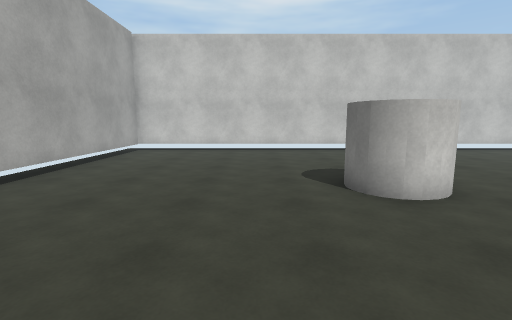
view 1 (above)

18 first-person views from a walk through a scene from a Unity 3-D project. The camera is 1.5 m above the floor, tilts 8° down and sees 85° across. The floor is counted in squares, 1 m on a side. Each view is taken from the middle of a square. On the plan, view 1 faces up. The plan holds only what a view shows up to about 14 squares ahead; the rest is blank. The player character is not drawn. Surface patterns are stand-ins for the level's own textures.

view 2
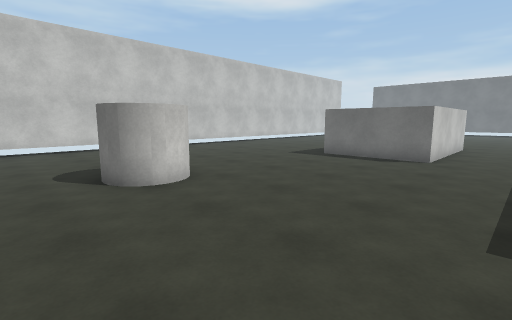

view 3
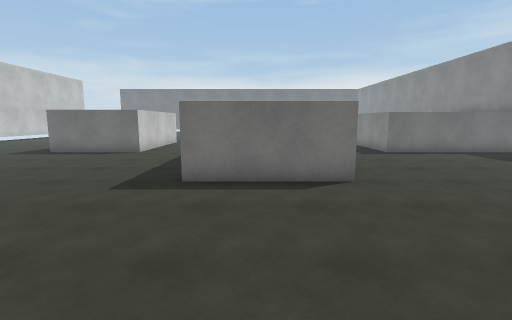

view 4
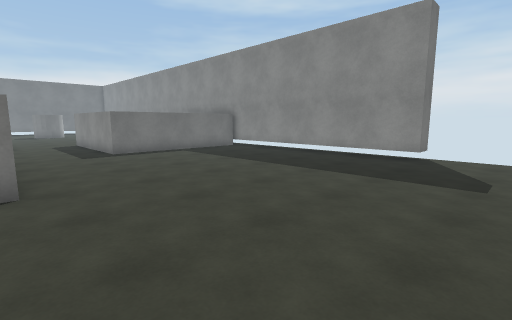

view 5
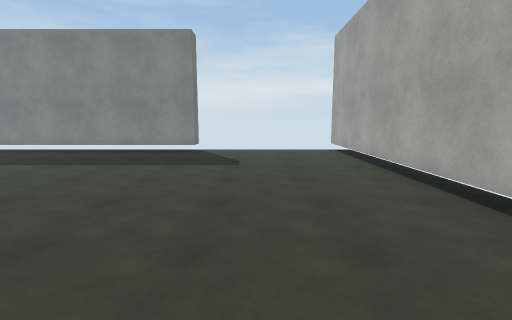

view 6
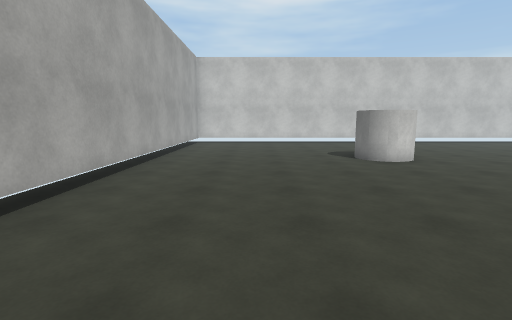

view 7
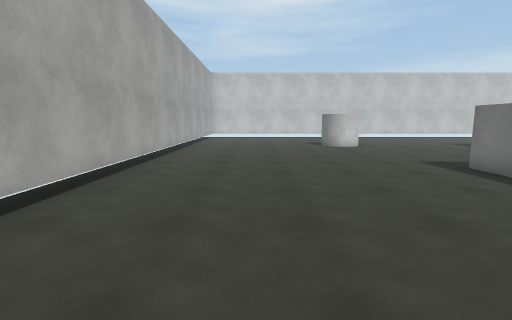

view 8
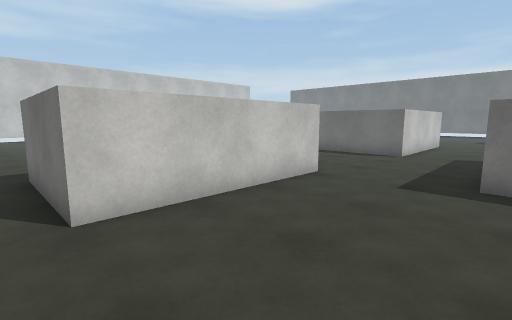

view 9
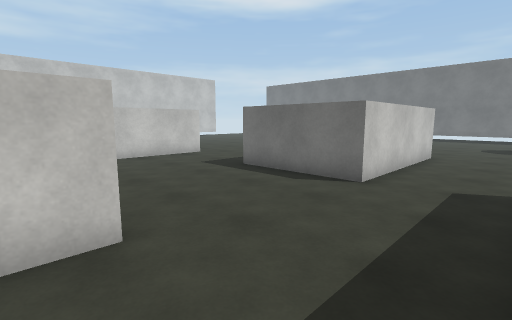

view 10
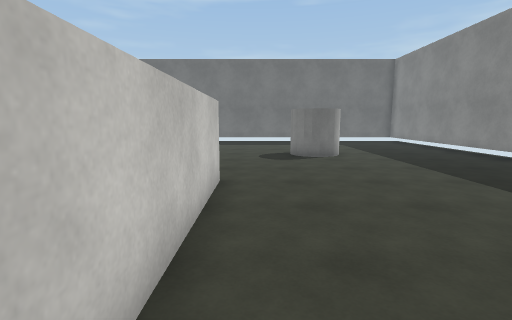

view 11
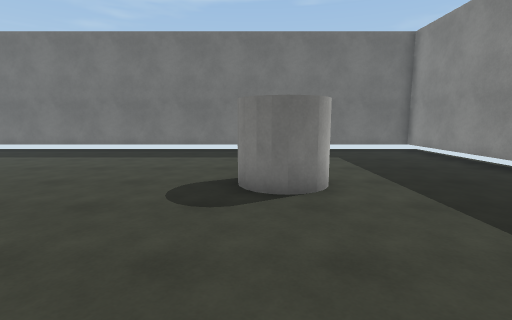

view 12
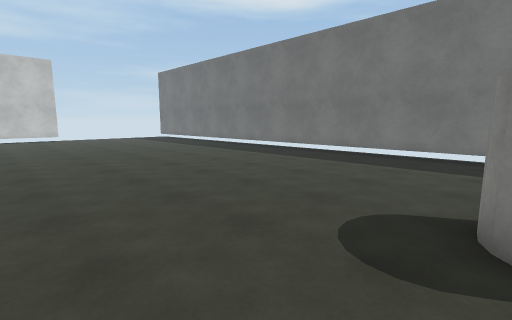

view 13
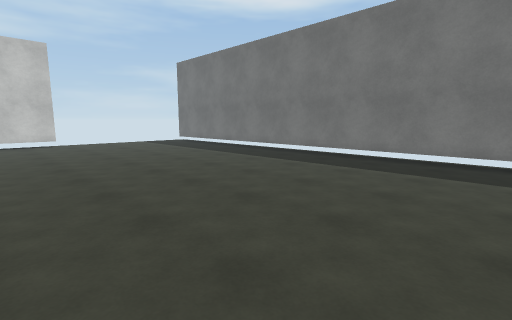

view 14
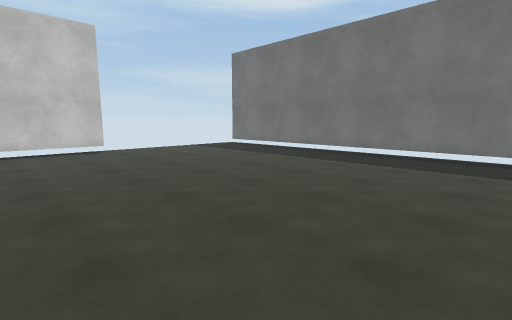

view 15
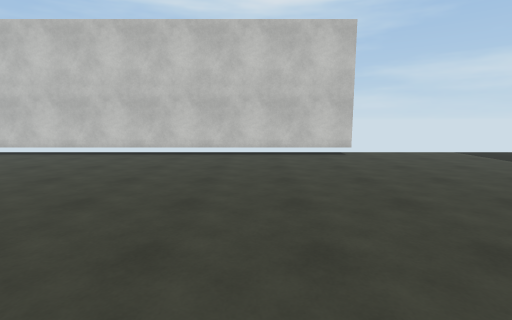

view 16
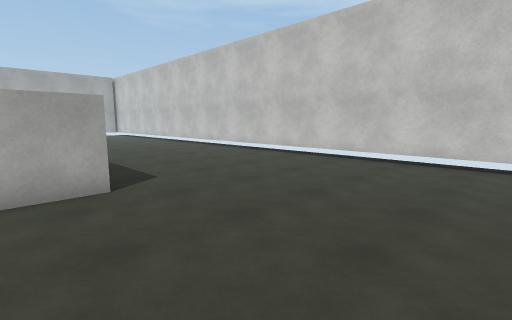

view 17
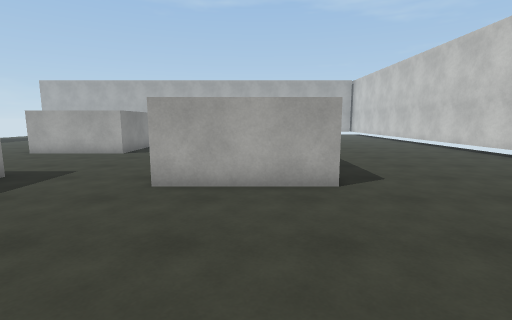

view 18
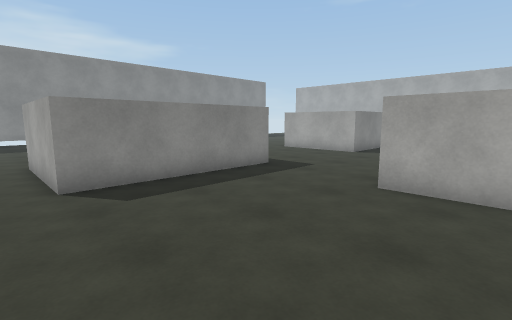

### Floor plan
Points are (right, up) in squares from view 1. A wall is a line through its corners. A room is listed if a view was taken in it or the views show most of it. See-through windows are left out.
Room 1 (views 1, 2, 3, 4, 5, 6, 7, 8, 9, 10, 11, 12, 13, 14, 15, 16, 17, 18)
walls: (16.6, -2.8) (22.9, -2.8) (22.9, -7.1) (16.6, -7.1) (16.6, -2.8); (9.8, -2.1) (11.2, -2.1) (11.2, -6.5) (4.8, -6.5) (4.8, -2.1); (17.7, 6) (17.7, 1.6) (11.4, 1.6) (11.4, 6); (11.4, -16.2) (11.4, -10.3) (13.8, -10.3); (4.4, 14.2) (0.6, 14.2); (26.2, -17.5) (35.8, -17.5) (35.8, -13.6); (28.2, 14.2) (9.8, 14.2); (35.8, -9.1) (35.8, 8.2); (1, -18.6) (1, -17.5) (10.4, -17.5); (-5.9, 14) (-5.9, -18.2)
objects: cylinder (2, 5) to (4, 7); cylinder (28, -12) to (29, -10)

Where each view was taken, in squares from view 1:
view 1: 0 up, 0 right, facing up
view 2: 1 down, 0 right, facing up-right
view 3: 4 down, 2 left, facing right
view 4: 6 down, 2 left, facing down-right
view 5: 4 down, 2 left, facing down
view 6: 5 down, 2 left, facing up
view 7: 11 down, 2 left, facing up
view 8: 11 down, 4 right, facing up-right
view 9: 10 down, 10 right, facing up-right
view 10: 8 down, 16 right, facing right
view 11: 10 down, 22 right, facing right
view 12: 10 down, 24 right, facing up-right
view 13: 5 down, 25 right, facing up-right
view 14: 0 up, 24 right, facing up-right
view 15: 2 up, 24 right, facing up
view 16: 4 up, 24 right, facing up-left
view 17: 4 up, 24 right, facing left
view 18: 4 up, 24 right, facing down-left
